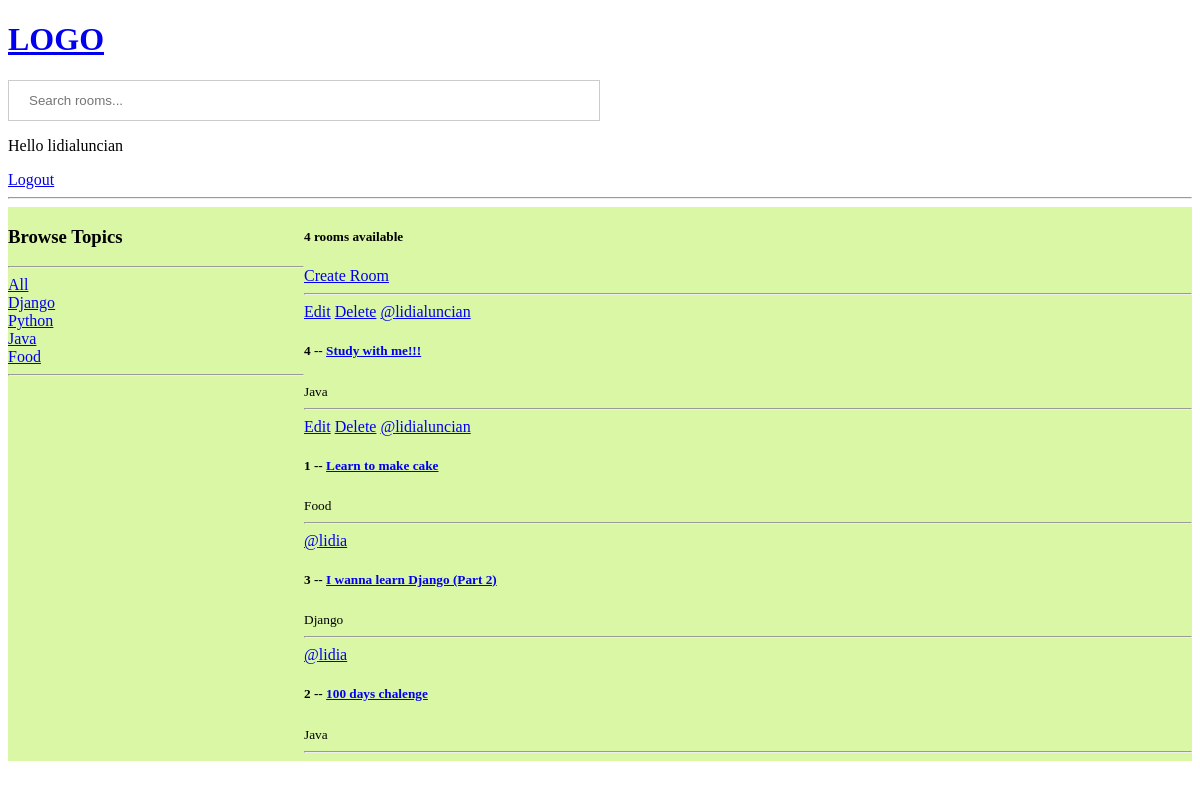
The page / (signed in) on the database its author committed.
### base/models.py (models this page shows, shortened)
class Topic(models.Model):
    name = models.CharField(max_length=200)

class Room(models.Model):
    host = models.ForeignKey(User, on_delete=models.SET_NULL, null=True)
    topic = models.ForeignKey(Topic, on_delete=models.SET_NULL, null=True)
    name = models.CharField(max_length=200)
    description = models.TextField(null=True, blank=True)
    participants = models.ManyToManyField(User, related_name='participants', blank=True)
    updated = models.DateTimeField(auto_now=True)
    created = models.DateTimeField(auto_now_add=True)
    class Meta:
        ordering = ['-updated', '-created']

### base/views.py (the view)
# urls.py: path('', views.home, name='home'),
def home(request):
    q = request.GET.get('q') if request.GET.get('q') != None else ''
    rooms = Room.objects.filter(
        Q(topic__name__icontains=q) |
        Q(name__icontains=q) |
        Q(description__icontains=q)
    )
    topics = Topic.objects.all()
    room_count = rooms.count()
    context = {'rooms': rooms, 'topics': topics, 'room_count': room_count}
    return render(request, 'base/home.html', context)

### base/templates/base/home.html
{% extends 'main.html' %}
{% block content %}
<div  class="home-container">
    <div>
       {% include 'base/topics_component.html' %}
    </div>
    <div>
        <h5>{{room_count}} rooms available</h5>
        <a href="{% url 'create-room' %}">Create Room</a>
        <hr>
        {% include 'base/feed_component.html' %}
    </div>
</div>
{% endblock content %}

### templates/navbar.html
<a href="/">
    <h1>LOGO</h1>
</a>
<form method="GET" action="{% url 'home' %}">
    <input type="text" name="q" placeholder="Search rooms..."/>
</form>
{% if request.user.is_authenticated %}
<p> Hello {{request.user}}</p>
<a href="{% url 'logout' %}">Logout</a>
{% else %}
<a href="{% url 'login' %}">Login</a>
{% endif %}
<hr>

### base/templates/base/topics_component.html
 <h3>Browse Topics</h3>
 <hr>
 <div>
     <a href="{% url 'home' %}">All</a>
 </div>
 {% for topic in topics %}
 <div>
     <a href="{% url 'home' %}?q={{topic.name}}">{{topic.name}}</a>
 </div>
 {% endfor %}
 <hr/>

### base/templates/base/feed_component.html
<div>
    {% for room in rooms %}
    <div>
        {% if request.user == room.host %}
        <a href="{% url 'update-room' room.id %}">Edit</a>
        <a href="{% url 'delete-room' room.id %}">Delete</a>
        {% endif %}
        <a href="{% url 'user-profile' room.host.id %}">@{{room.host.username}}</a>
        <h5>{{room.id}} -- <a href="{% url 'room' room.id %}">{{room.name}}</a></h5>
        <small>{{room.topic.name}}</small>
        <hr>
    </div>
    {% endfor %}
</div>

### static/css/main.css (style rules this page uses)
body { background-color: white; }
.home-container { display: grid; grid-template-columns: 1fr 3fr; background-color: #DAF7A6 }
input[type=text], input[type=password] { width: 50%; padding: 12px 20px; margin: 8px 0; display: grid; grid-template-columns: auto; border: 1px solid #ccc; box-sizing: border-box; }

### rows shown on the page
Topic: name "Django"
Topic: name "Python"
Topic: name "Java"
Topic: name "Food"
Room: shows "Edit", host.username "lidialuncian", id "4", name "Study with me!!!", topic.name "Java"
Room: shows "Edit", host.username "lidialuncian", id "1", name "Learn to make cake", topic.name "Food"
Room: host.username "lidia", id "3", name "I wanna learn Django (Part 2)", topic.name "Django"
Room: host.username "lidia", id "2", name "100 days chalenge", topic.name "Java"

### other values the page prints
{{ request.user }} "lidialuncian"
{{ room_count }} "4"
